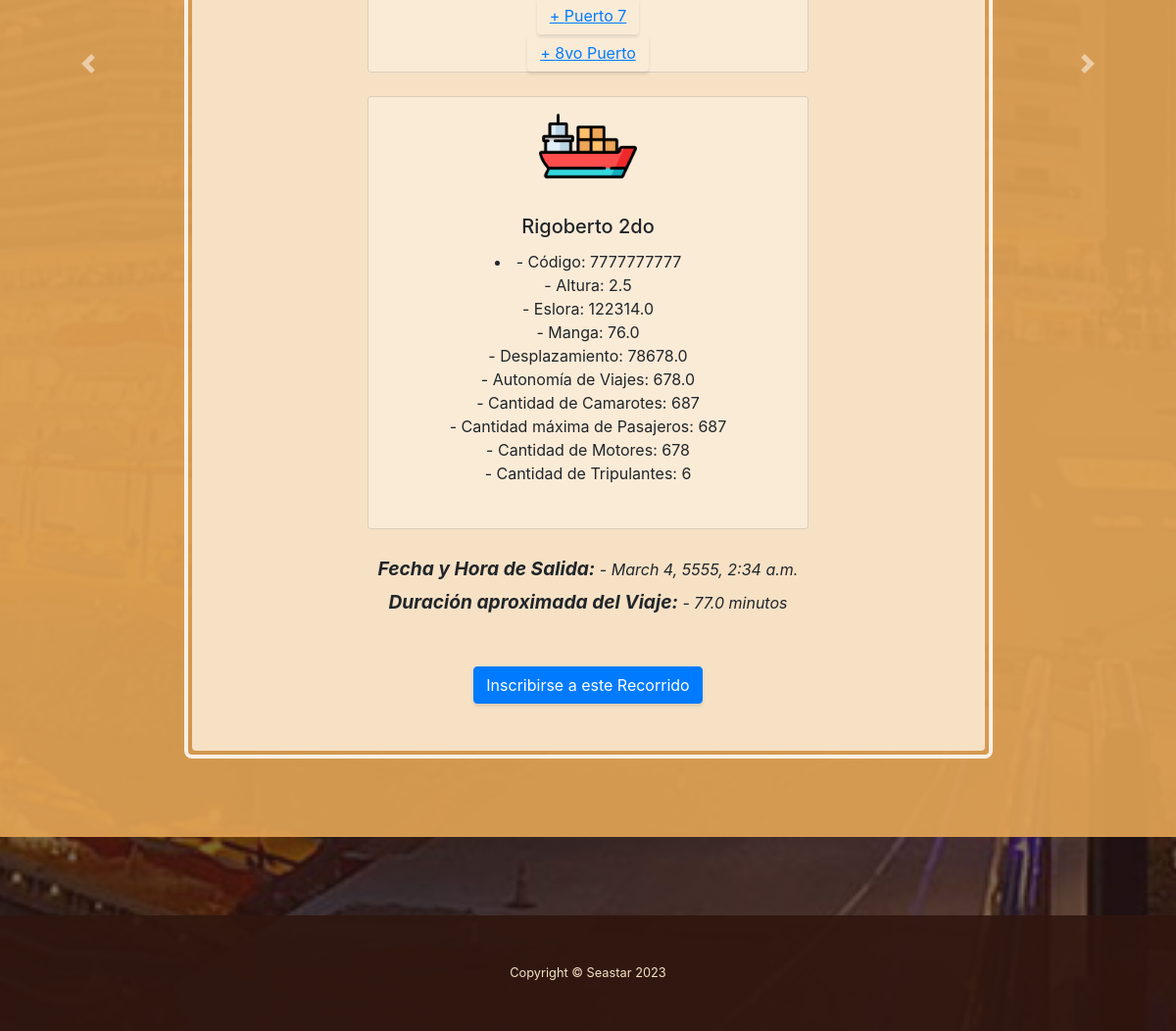
The app's page /reserva.html (signed in, lower part), older data.
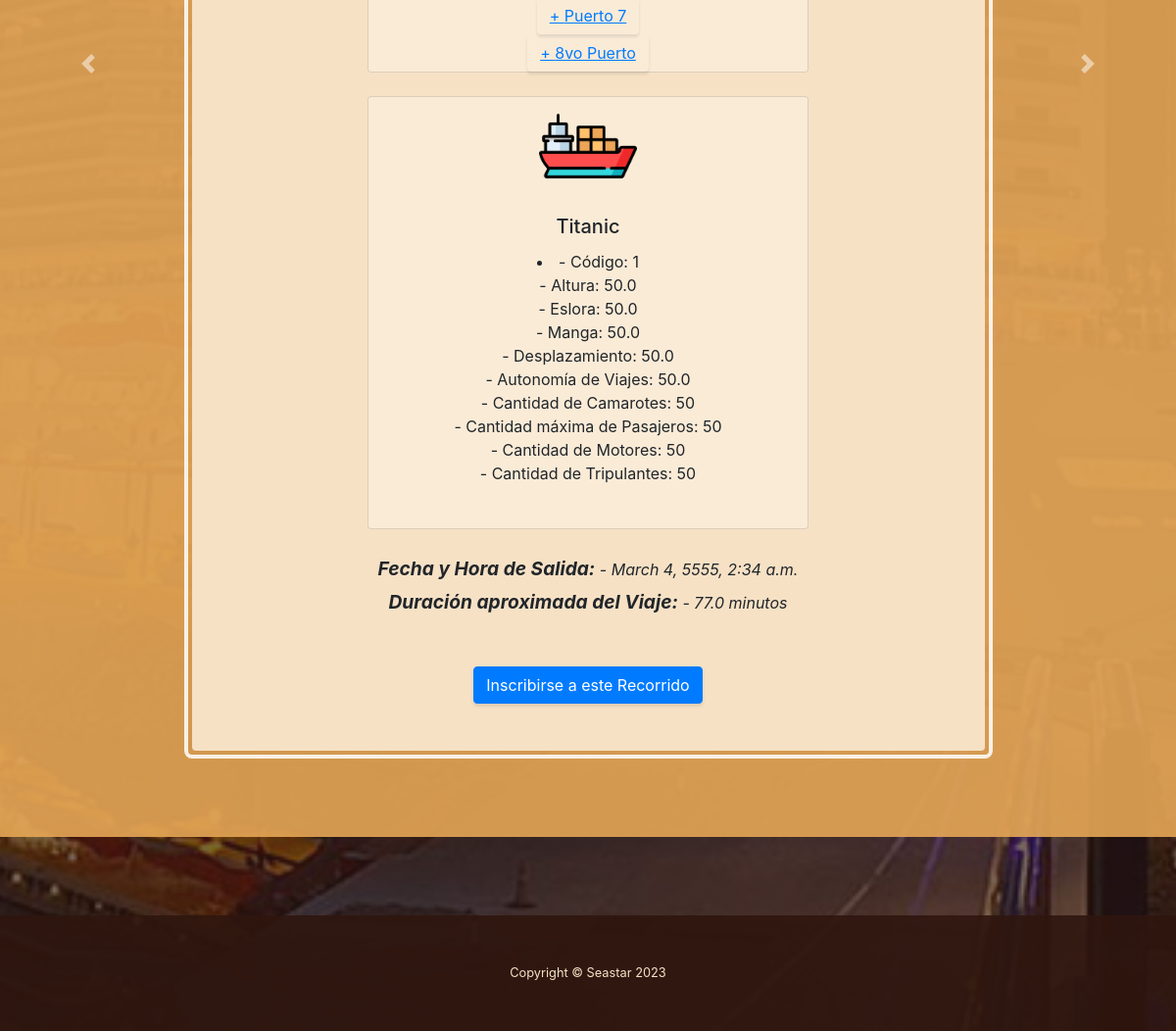
The same page, newer data.
### seastar/models.py (models this page shows, shortened)
class Recorrido(models.Model):
    numeroEscala = models.IntegerField("Numero Escala")
    itinerarioRealizado = models.ForeignKey(Itinerario, on_delete=models.CASCADE)
    navioDelViaje = models.ForeignKey(Navio, on_delete=models.CASCADE)
    fechaViaje = models.DateTimeField("Fecha de Inicio del viaje")
    duracionViaje = models.FloatField("Duración aproximada del viaje")

class Navio (models.Model):
    codigoNavio = models.IntegerField("Código")
    nombreNavio = models.CharField("Nombre", max_length=50)
    altura = models.FloatField("Altura")
    eslora = models.FloatField("Eslora")
    manga = models.FloatField("Manga")
    desplazamiento = models.FloatField("Desplazamiento")
    autonomiaViaje = models.FloatField("Autonomía de Viajes")
    cantidadCamarotes = models.IntegerField("Cantidad de Camarotes")
    maxCantidadPasajeros = models.IntegerField("Cantidad máxima de Pasajeros")
    cantidadMotores = models.IntegerField("Cantidad de Motores")
    cantidadTripulantes = models.IntegerField("Cantidad de Tripulantes")

### seastar/views.py (the view)
# urls.py: path("reserva.html", ReservaView.as_view(), name="reserva"),
class ReservaView(View):
    def get(self, request: HttpRequest, *args, **kwargs):
        logged_user = getLoggedUser(request)
        user = User.objects.filter(username=logged_user).first()
        recorridos = Recorrido.objects.all()
        return render(request, "./reserva.html", {"recorridos": recorridos, "logged_user": logged_user})

### seastar/models.py (called while the page is built)
    def __str__(self) -> str:
        return self.nombreCategoria

### seastar/views.py (called while the page is built)
def getLoggedUser(request: HttpRequest):
    return request.session.get("user", "Iniciar Sesion")

### seastar/templates/reserva.html (shortened to what the changed rows need)
{% extends "index.html" %}
    {% load static %}
    {% block content %}
        <section class="page-section cta">
            <div id="carouselExampleControls" class="carousel slide" data-bs-ride="false" id="miCarousel">
                <div class="carousel-inner">
                    {% for recorrido in recorridos %}
                        {% if forloop.first %}
                            <div class="carousel-item active">
                        {% else %}
                            <div class="carousel-item">
                        {% endif %}
                                <div class="container">
                                    <div class="row">
                                        <div class="col-xl-9 mx-auto">
                                            <div class="cta-inner bg-faded text-center rounded">
                                                <div class="d-none d-md-block card mx-auto" style="width:450px;background-color:#FAEBD7">
                                                            {% for puerto in recorrido.itinerarioRealizado.listaPuertos.all%}
                                                                <button class="btn btn-link" onclick=hideShow('{{ puerto.id }}')>
                                                                    + {{puerto.nombrePuerto}}
                                                                </button><br/>
                                                            {% endfor %}
                                                </div>
                                                <br/>
                                                <div class="d-none d-md-block card mx-auto" style="width:450px;background-color:#FAEBD7">
                                                    <img src="{% static 'img/navio.png' %}" class="d-block mx-auto" alt="Barco" style="height:100px;width:100px;margin:center">
                                                    <div class="card-body">
                                                        <h5 class="card-title">{{ recorrido.navioDelViaje.nombreNavio }}</h5>
                                                        <li >- Código: {{ recorrido.navioDelViaje.codigoNavio }}
                                                            <br   />- Altura: {{ recorrido.navioDelViaje.altura }} <br   />- Eslora: {{ recorrido.navioDelViaje.eslora }}
                                                            <br   />- Manga: {{ recorrido.navioDelViaje.manga }} <br   />- Desplazamiento: {{ recorrido.navioDelViaje.desplazamiento }}
                                                            <br   />- Autonomía de Viajes: {{ recorrido.navioDelViaje.autonomiaViaje }} <br   />- Cantidad de Camarotes: {{ recorrido.navioDelViaje.cantidadCamarotes }}
                                                            <br   />- Cantidad máxima de Pasajeros: {{ recorrido.navioDelViaje.maxCantidadPasajeros }} <br   />- Cantidad de Motores: {{ recorrido.navioDelViaje.cantidadMotores }}
                                                            <br   />- Cantidad de Tripulantes: {{ recorrido.navioDelViaje.cantidadTripulantes }}<br   /><br   /></li>
                                                    </div>
                                                </div>
                                                <br/>
                                                <p class="address mb-5">
                                                    <em>
                                                        <strong>Fecha y Hora de Salida: </strong>
                                                         - {{ recorrido.fechaViaje }}
                                                    </em>
                                                    <br/>
                                                    <em>
                                                        <strong>Duración aproximada del Viaje: </strong>
                                                         - {{ recorrido.duracionViaje }} minutos
                                                    </em>
                                                </p>
                                                <form method="POST" action="{% url 'reservaCubierta'%}">
                                                    <button class="btn btn-primary" type="submit" name="seleccion" value='{{ recorrido.navioDelViaje.nombreNavio }}' onclick=saveRecorrido('{{ recorrido.id }}')>Inscribirse a este Recorrido</button>
                                                </form>
                                            </div>
                                        </div>
                                    </div>
                                </div>
                            </div>
                    {% endfor %}
                </div>
            </div>
        </section>
{% endblock %}

Row changes from the older to the newer data that the page shows:
changed Recorrido "March 4, 5555, 2:34 a.m.": navioDelViaje.nombreNavio "Rigoberto 2do" → "Titanic"; navioDelViaje.codigoNavio "7777777777" → "1"; navioDelViaje.altura "2.5" → "50.0"; navioDelViaje.eslora "122314.0" → "50.0"; navioDelViaje.manga "76.0" → "50.0"; navioDelViaje.desplazamiento "78678.0" → "50.0"; navioDelViaje.autonomiaViaje "678.0" → "50.0"; navioDelViaje.cantidadCamarotes "687" → "50"; navioDelViaje.maxCantidadPasajeros "687" → "50"; navioDelViaje.cantidadMotores "678" → "50"; navioDelViaje.cantidadTripulantes "6" → "50"
